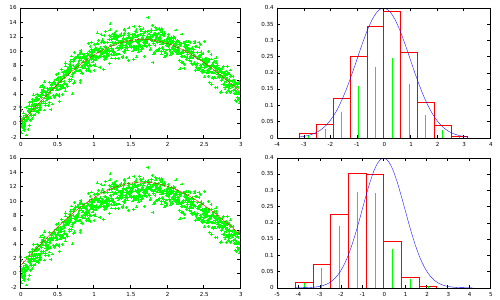

This figure's gnuplot source:
set terminal pdfcairo font ",3"
set output "plot.pdf"

set multiplot layout 2, 2
unset key

plot "test.dat" using 1:3 ps 0.3 lc 2, "test.dat" using 1:2 w l lc 1

plot "test1.dat" using 1:3 with boxes, "test1.dat" using 1:2 with impulses, 1/(sqrt(2*pi))*exp(-x*x/2)


plot "test.dat" using 1:3 ps 0.3 lc 2, "test.dat" using 1:4 w l lc 1

plot "test2.dat" using 1:3 with boxes, "test2.dat" using 1:2 with impulses, 1/(sqrt(2*pi))*exp(-x*x/2)
